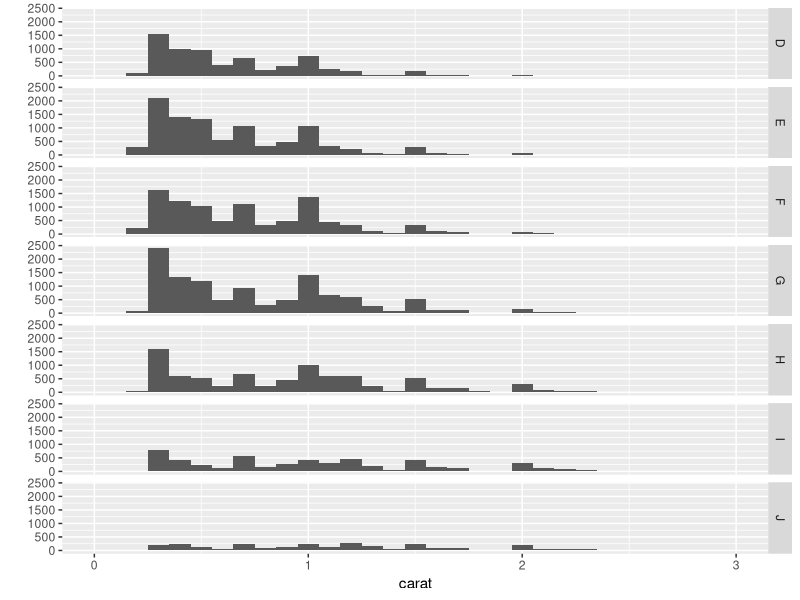
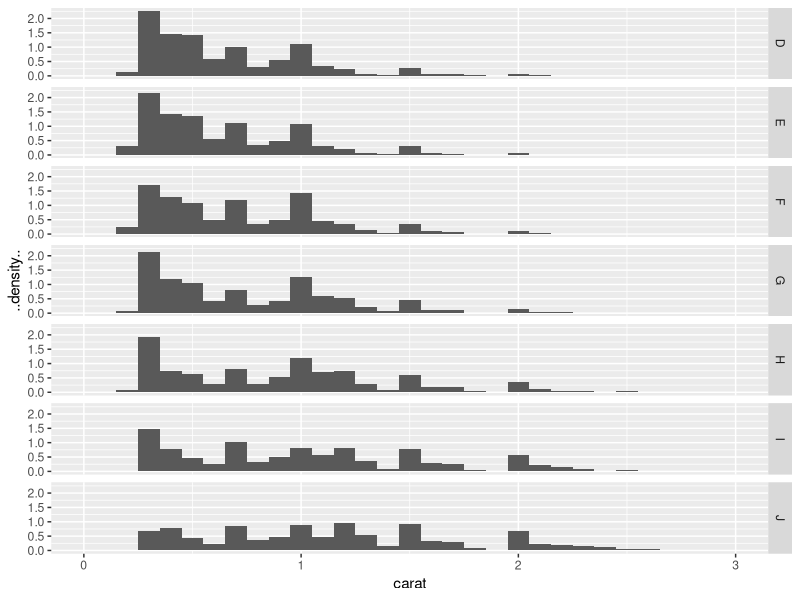
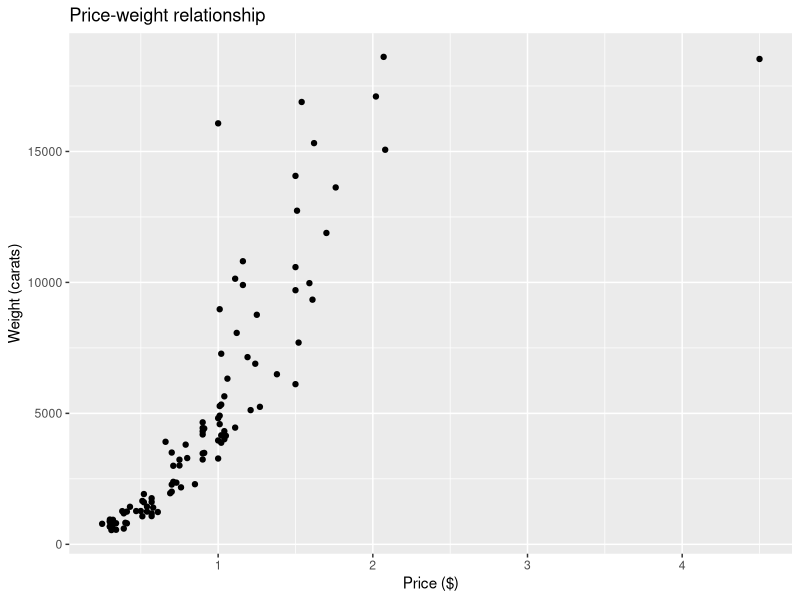
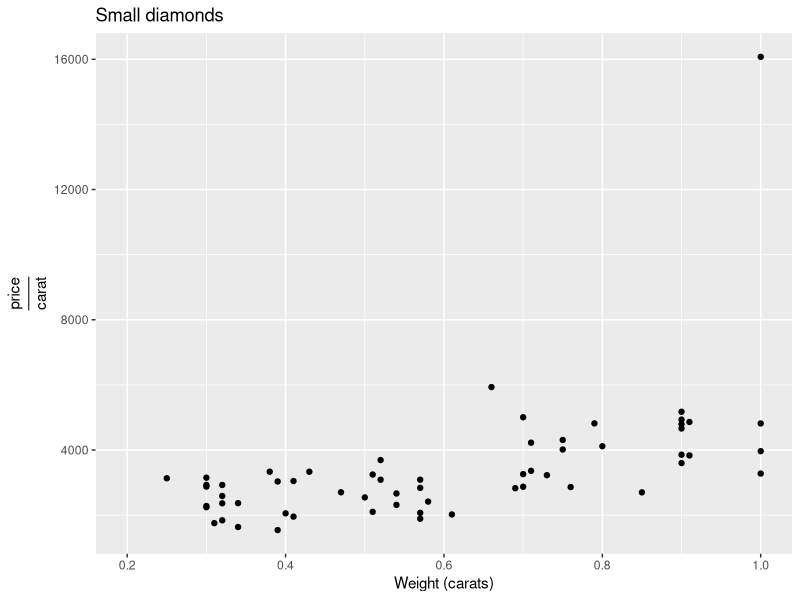
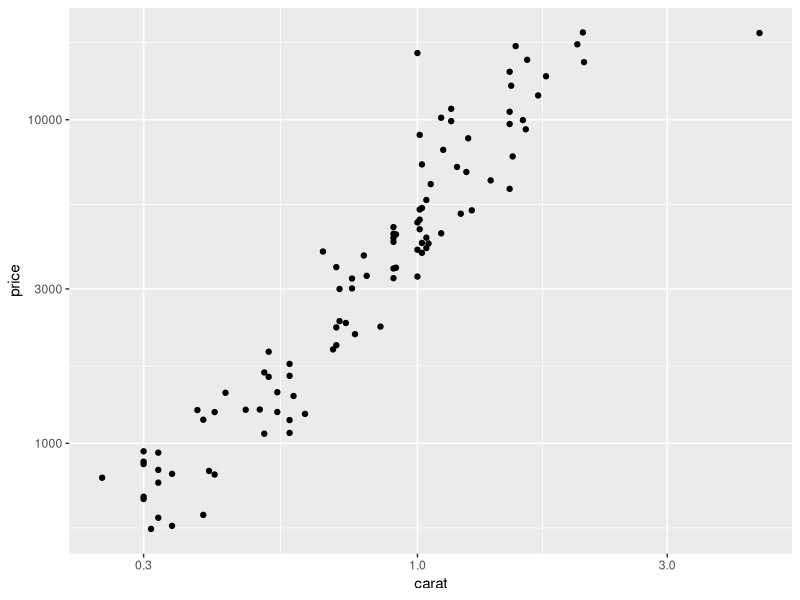
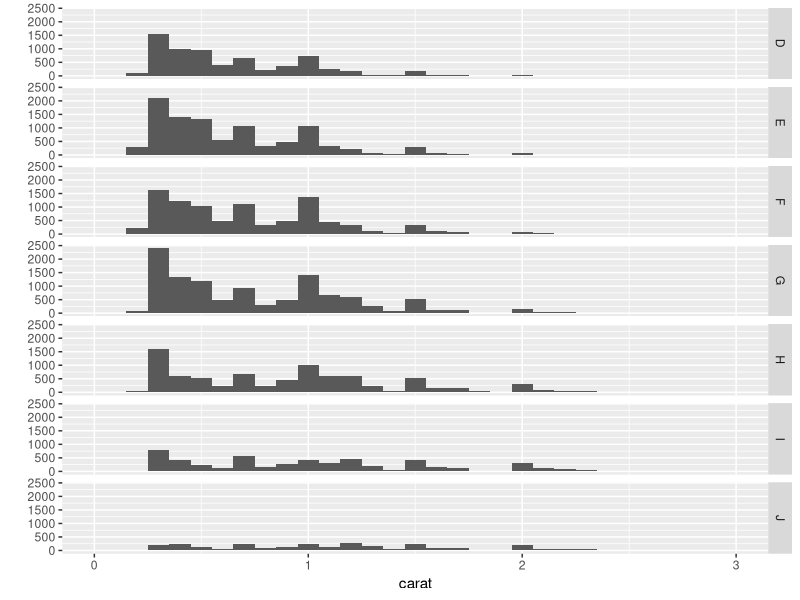
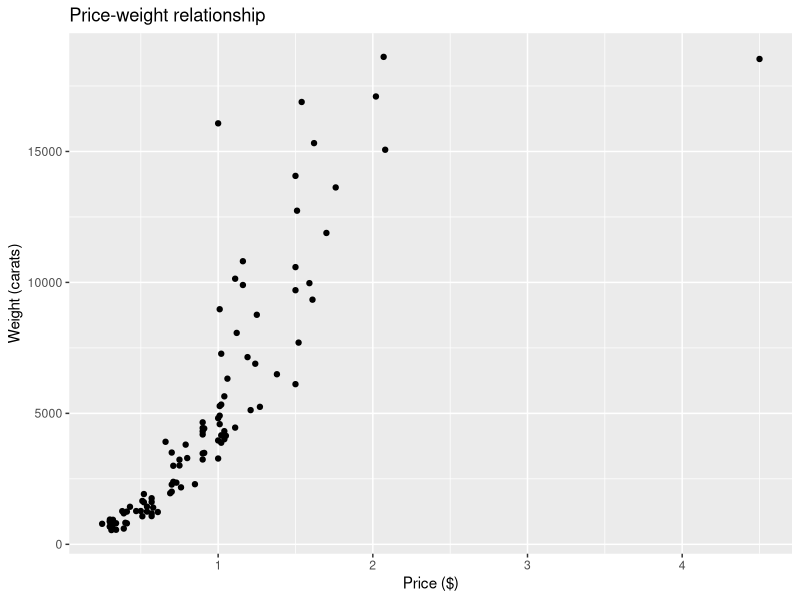
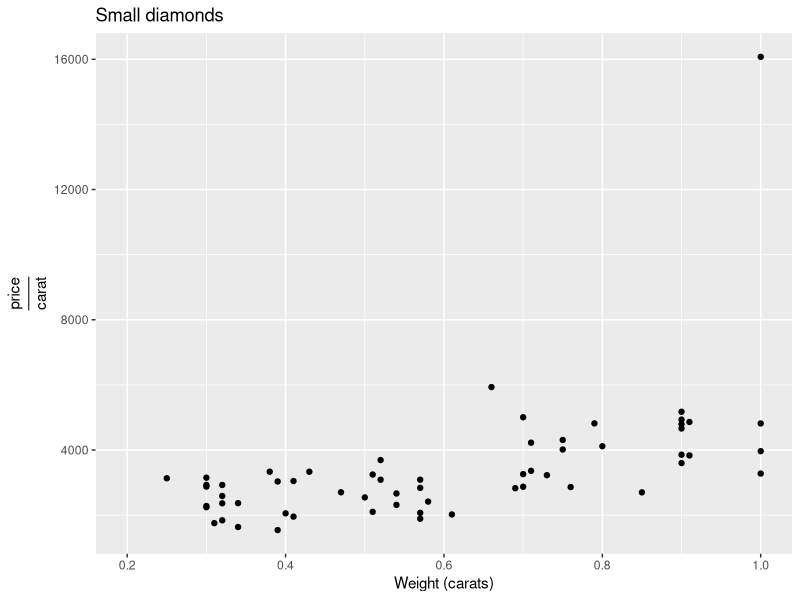

Source code (R) for these figures, in order: (Note: this script raises an error after producing the figures.)
#! /usr/bin/Rscript --vanilla
############################################
### File:	timeseries.R
### Author:	Blanca A. Vargas-Govea
### Email:	blanca.vg@gmail.com
### Date:	29-Oct-2010
### Data:	economics
### From the book
### Hadley Wickham
### ggplot2
### Elegant Graphics for Data Analysis
############################################
library(ggplot2)
library(proto)

# Using aesthetics (colour and shape) to compare subgroups, drawing all groups on the same plot. Faceting takes an alternative approach: It creates tables of graphics by splitting the data into subsets and displaying the same graph for each subset in an arrangement that facilitates comparison. 


data(diamonds)

# Using a reduced sample
set.seed(1410) # Make the sample reproducible
dsmall <- diamonds[sample(nrow(diamonds), 100), ]

qplot(carat, data = diamonds, facets = color ~ .,
geom = "histogram", binwidth = 0.1, xlim = c(0, 3))
ggsave(file = "../figures/facet1.png")

qplot(carat, ..density.., data = diamonds, facets = color ~ .,
geom = "histogram", binwidth = 0.1, xlim = c(0, 3))
# ggsave(file = "../figures/facet2.png")

# Options
qplot( carat, price, data = dsmall,xlab = "Price ($)", ylab = "Weight (carats)",main = "Price-weight relationship")
ggsave(file = "../figures/priceweight.png")

qplot( carat, price/carat, data = dsmall, ylab = expression(frac(price,carat)), xlab = "Weight (carats)", main="Small diamonds", xlim = c(.2,1) )
ggsave(file = "../figures/priceweightsmall.png")

qplot(carat, price, data = dsmall, log = "xy")
ggsave(file = "../figures/caratpricelog.png")


dev.off()
q(status=1)
